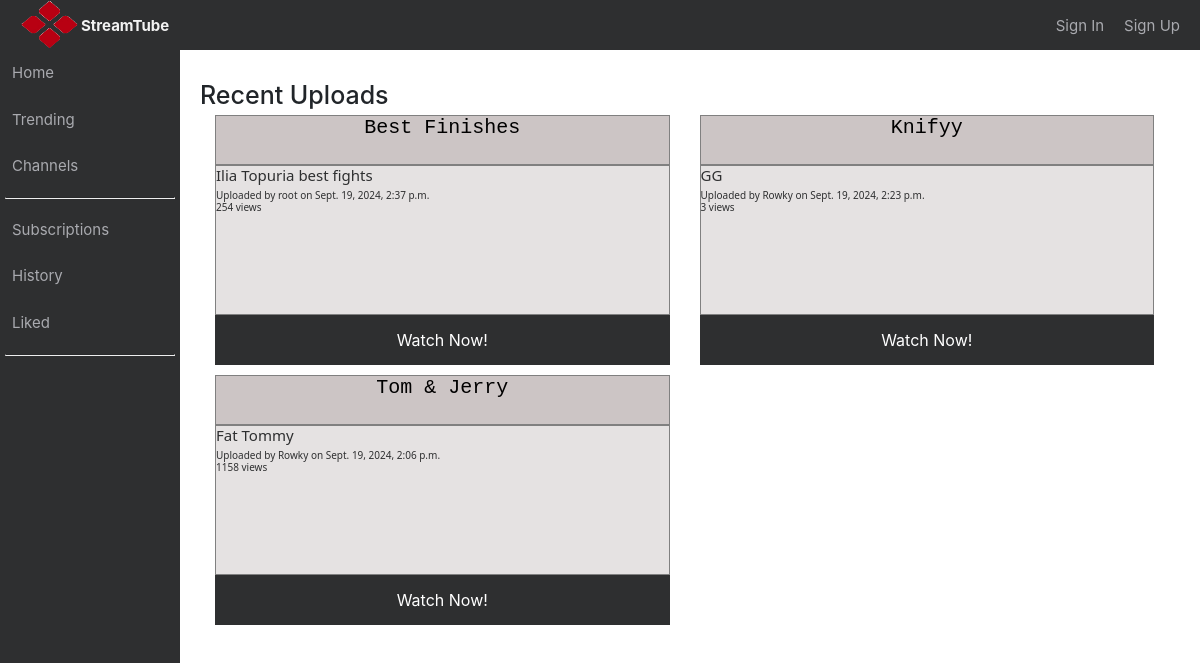
Before: / with the older database file.
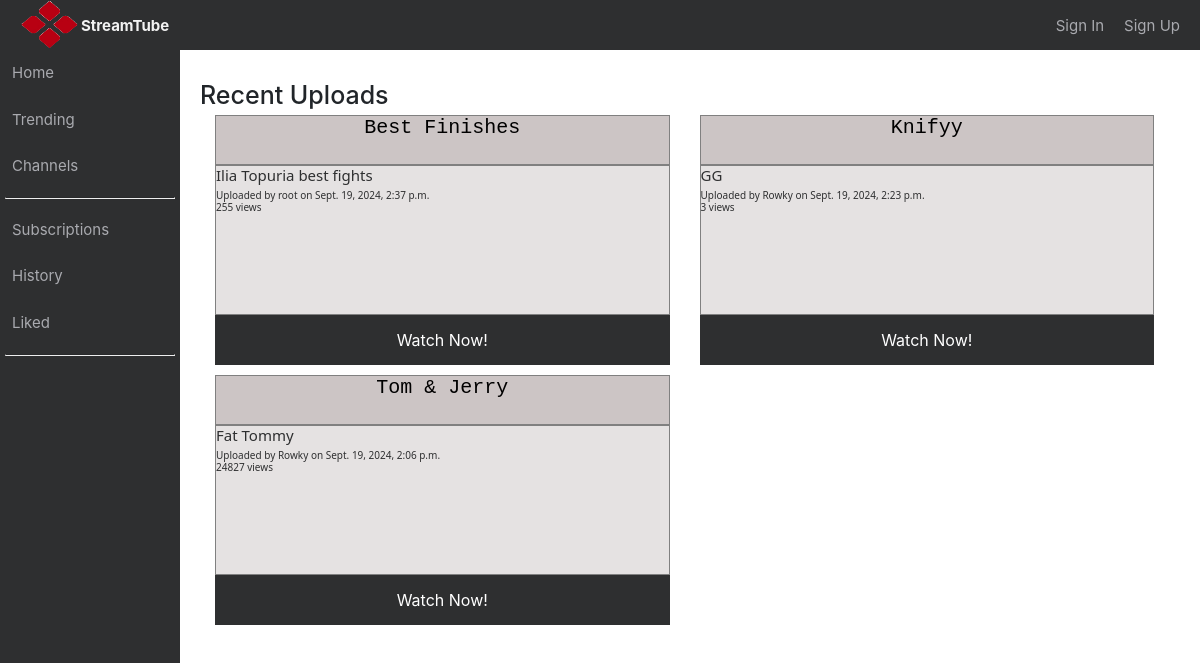
After: the same page with the newer database file.
### youtube/models.py (models this page shows)
class Video(models.Model):
    title = models.CharField(max_length=30)
    description = models.TextField(max_length=300)
    path = models.CharField(max_length=60)
    datetime = models.DateTimeField(blank=False, null=False) #todo: auto_now=True
    user = models.ForeignKey('auth.User', on_delete=models.CASCADE)
    number_of_views = models.IntegerField(blank=True, default=0)

### youtube/views.py (the view, shortened to what this page needs)
# urls.py: path('', HomeView.as_view()),
class HomeView(View):
    template_name = 'index.html'
    def get(self, request):
        most_recent_videos = Video.objects.order_by('-datetime')[:8]
        most_recent_channels = Channel.objects.filter()
        channel = False
        print(request.user.username)
        return render(request, self.template_name, {'menu_active_item': 'home', 'most_recent_videos': most_recent_videos, 'most_recent_channels': most_recent_channels, 'channel': channel})

### youtube/templates/index.html (shortened to what this page needs)
{% extends "parent.html" %}
	{% block body %}
	<div class="video_area">
		<div class="ad_area">
			<h1>Recent Uploads</h1>
			{% for video in most_recent_videos %}
			<div class = "video_advertisement col-md-6">
				<div class="video_title">
					<h2 align="center" style="font-family: Courier New">{{ video.title }}</h2>
				</div>
				<div class="video_description">
					<h4 align="left">{{ video.description }}</h5>
					<h6 align="left, bottom" style="position: relative; float:bottom; margin-bottom:0px">Uploaded by {{ video.user }} on {{ video.datetime }}</h6>
					<h6 align = "left">{{ video.number_of_views }} views</h6>
				</div>
				<div class="watch_now">
					<a href="/video/{{ video.id }}/{{ 1 }}/"><button class="button button5">Watch Now!</button></a>
				</div>
			</div>
			{% endfor %}
		</div>
	</div>
	{% endblock %}

Changed rows visible on the page:
changed Video "Best Finishes": number_of_views "254" → "255"
changed Video "Tom & Jerry": number_of_views "1158" → "24827"
